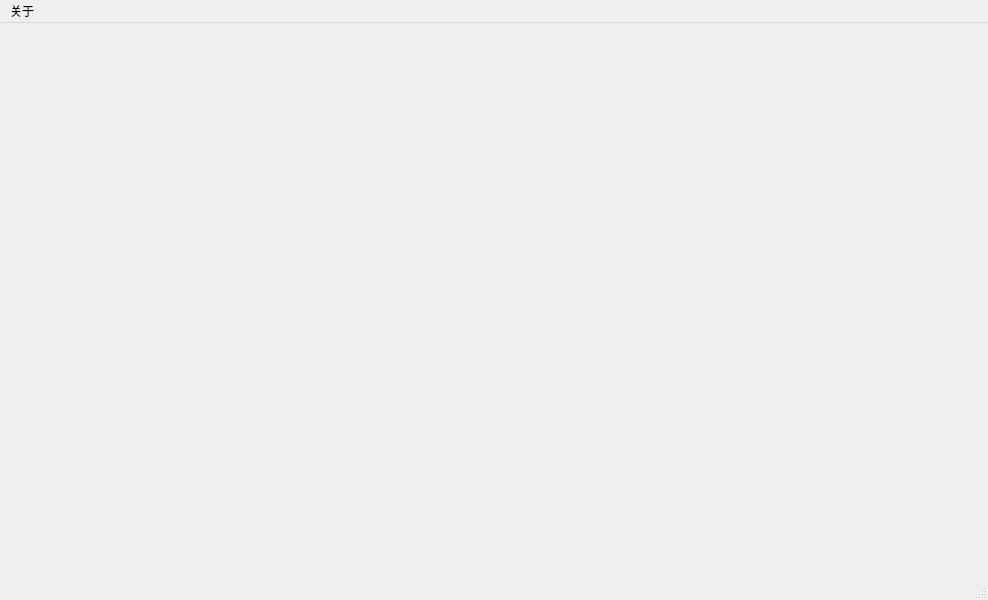
<?xml version="1.0" encoding="UTF-8"?>
<ui version="4.0">
    <class>MainWorkbench</class>
    <widget class="QMainWindow" name="MainWorkbench">
        <property name="geometry">
            <rect>
                <x>0</x>
                <y>0</y>
                <width>988</width>
                <height>600</height>
            </rect>
        </property>
        <property name="windowTitle">
            <string>工作台-ZinPass v0.0.1</string>
        </property>
        <widget class="QWidget" name="centralwidget"/>
        <widget class="QMenuBar" name="menubar">
            <property name="geometry">
                <rect>
                    <x>0</x>
                    <y>0</y>
                    <width>988</width>
                    <height>17</height>
                </rect>
            </property>
            <widget class="QMenu" name="menu">
                <property name="title">
                    <string>关于</string>
                </property>
            </widget>
            <addaction name="menu"/>
        </widget>
        <widget class="QStatusBar" name="statusbar"/>
    </widget>
    <resources/>
    <connections/>
</ui>
